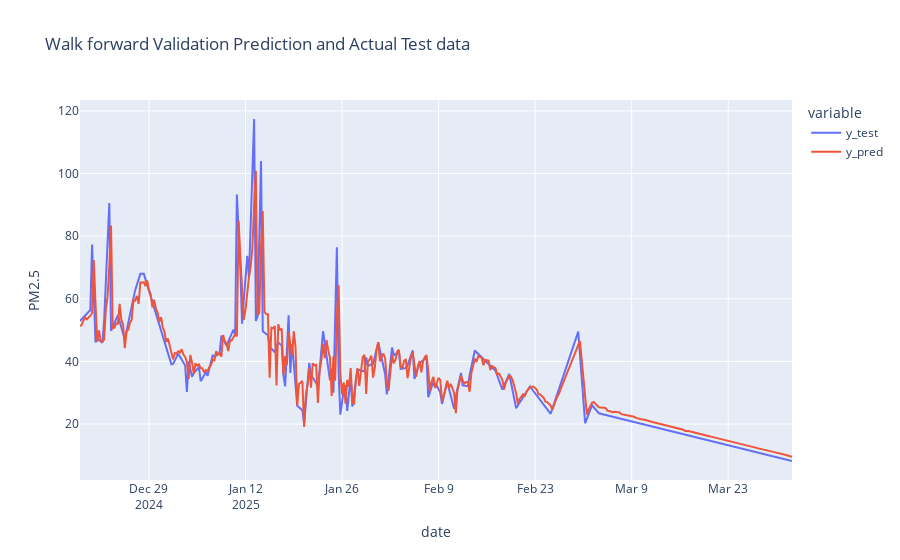

The code cell stored with this chart in its notebook:
### Code cell
fig = px.line(
    data_frame= df_pred_wfv,
    title = "Walk forward Validation Prediction and Actual Test data",
    labels= {"value" : "PM2.5"}
)

fig.show()

### Figure 1 — Plotly figure (JSON) as saved in the notebook; plotly's stock layout.template omitted (floating-point values rounded to 4 significant figures; data arrays with more than 128 entries replaced by an {"elided": "..."} marker saying what was removed)
{"data": [{"hovertemplate": "variable=y_test<br>date=%{x}<br>PM2.5=%{y}<extra></extra>", "legendgroup": "y_test", "line": {"color": "#636efa", "dash": "solid"}, "marker": {"symbol": "circle"}, "mode": "lines", "name": "y_test", "orientation": "v", "showlegend": true, "type": "scatter", "x": {"elided": "414 str values"}, "xaxis": "x", "y": {"elided": "414 float values"}, "yaxis": "y"}, {"hovertemplate": "variable=y_pred<br>date=%{x}<br>PM2.5=%{y}<extra></extra>", "legendgroup": "y_pred", "line": {"color": "#EF553B", "dash": "solid"}, "marker": {"symbol": "circle"}, "mode": "lines", "name": "y_pred", "orientation": "v", "showlegend": true, "type": "scatter", "x": {"elided": "414 str values"}, "xaxis": "x", "y": {"elided": "414 float values"}, "yaxis": "y"}], "layout": {"legend": {"title": {"text": "variable"}, "tracegroupgap": 0}, "title": {"text": "Walk forward Validation Prediction and Actual Test data"}, "xaxis": {"anchor": "y", "domain": [0, 1], "title": {"text": "date"}}, "yaxis": {"anchor": "x", "domain": [0, 1], "title": {"text": "PM2.5"}}}}
